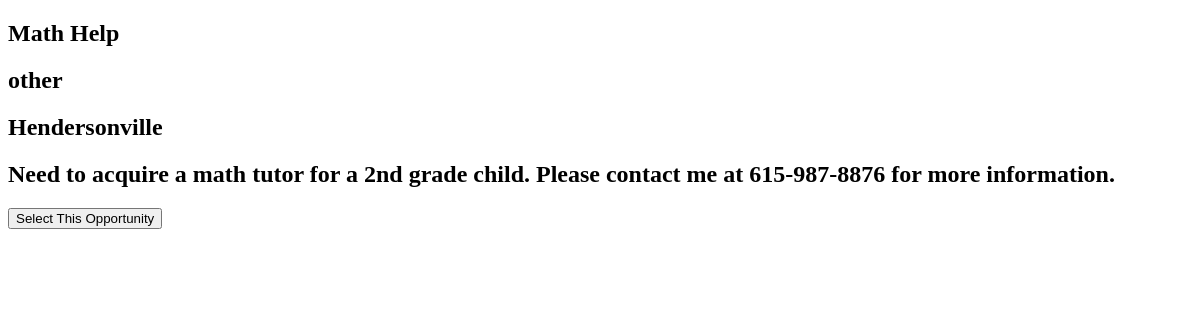
Page /jobs/2/ (signed in) on the earlier database version.
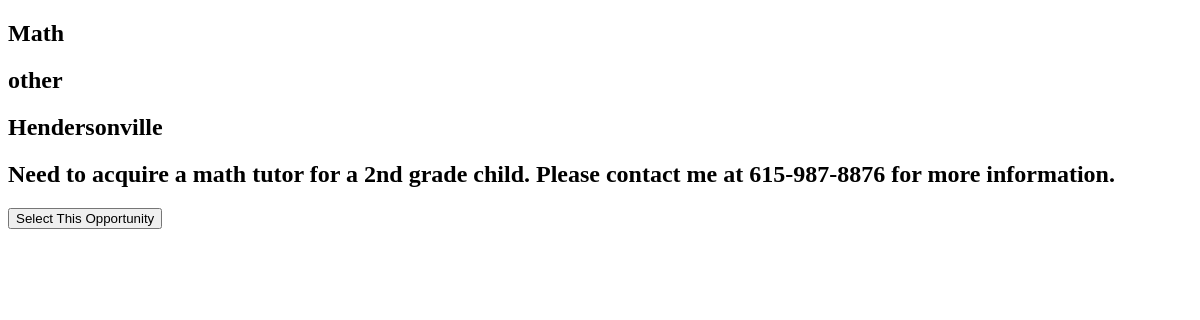
Same page on the later database version.
### ijosephapp/models/job.py (models this page shows)
class Job(models.Model):
    title = models.CharField(max_length=50)
    category = models.ForeignKey(JobCategory, on_delete=models.DO_NOTHING)
    location = models.CharField(max_length=20)
    description = models.CharField(max_length=255)
    isCompleted = models.BooleanField()
    createdAt = models.DateTimeField(auto_now_add=True)
    user = models.ForeignKey(User, on_delete=models.CASCADE)
    class Meta:
        ordering = ("title",)

### ijosephapp/models/job_category.py (models this page shows)
class JobCategory(models.Model):
    category = models.CharField(max_length=55)
    def __str__(self):
        return f'{self.category}'
    class Meta:
        ordering = ("category",)

### ijosephapp/views/jobs/detail.py (the view, shortened to what this page needs)
# urls.py: path('jobs/<int:job_id>/', job_details, name='job'),
@login_required
def job_details(request, job_id):
    if request.method == 'GET':
        job = get_job(job_id)
        template_name = 'jobs/detail.html'
        return render(request, template_name, {'job': job})

### ijosephapp/views/jobs/detail.py (called while the page is built)
def get_job(job_id):
    return Job.objects.get(pk=job_id)

### ijosephapp/templates/jobs/detail.html (shortened to what this page needs)
<!DOCTYPE html>
<html>
<head>
</head>
<body>
    <section>
        <h1>{{ job.title }}</h1>
        <h2>{{ job.category }}</h2>
        <h2>{{ job.location }}</h2>
        <h2>{{ job.description }}</h2>
    </section>
<form action="{% url 'ijosephapp:yourjob' %}" method="post">
        <button type="submit" value="SelectOpportunity">Select This Opportunity</button>
</form>
</body>
</html>

Differences in the rows shown:
changed Job "Hendersonville": title "Math Help" → "Math"
